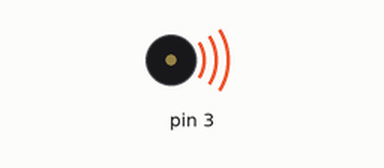
Simulated run of this sketch. Board: Arduino Uno, built with avr-gcc and run on an emulated ATmega328P. Parts: buzzer (waves = sounding).

Above: at 0.07 s.
Timing chart, 0 to 3.0 s (numbered marks = the images above):
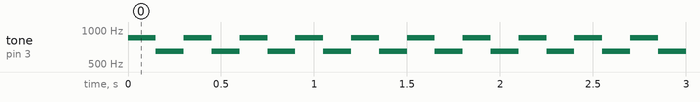

Measured:
- by itself, tone on pin 3: alternates 850 Hz for 0.15 s and 650 Hz for 0.15 s

The sketch:

code_3-1.ino
```cpp
void setup() {
  pinMode(3, OUTPUT);
}

void loop() {

  tone(3,850,1000);
  delay(150);
  tone(3,650,1000);
  delay(150);


}
```
